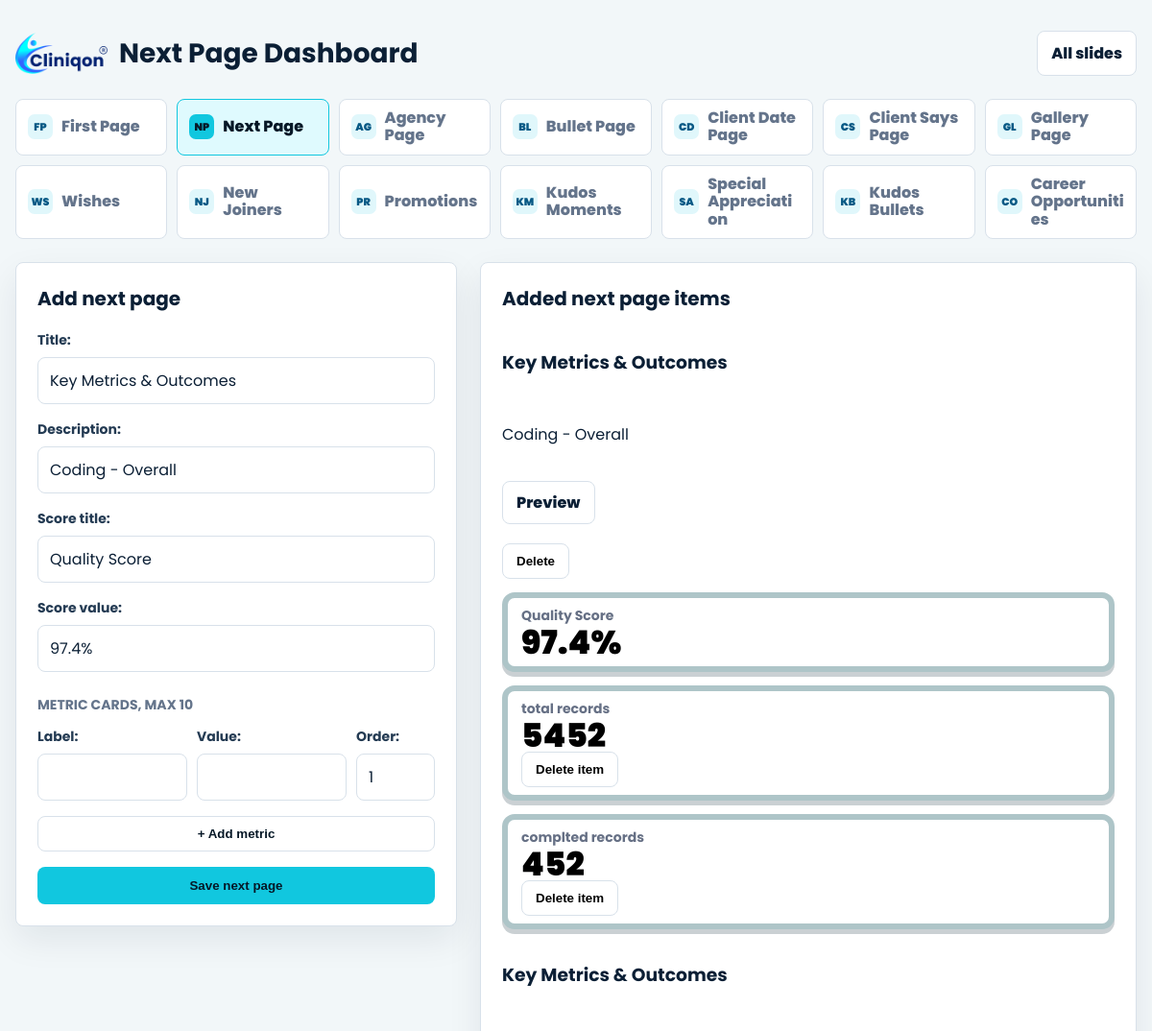
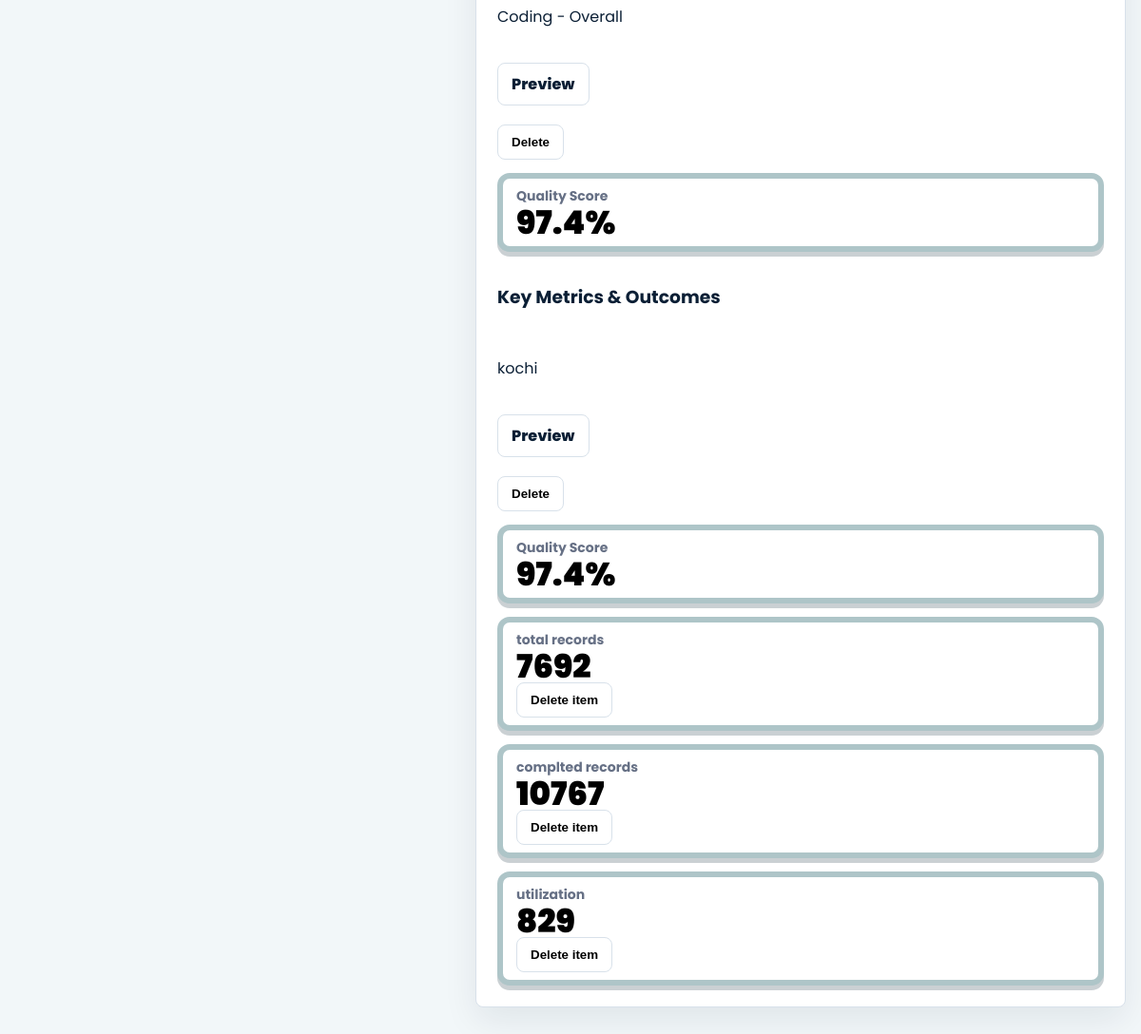
The page /next-page/ on the database its author committed (2 pictures, top to bottom).
### decks/models.py (models this page shows, shortened)
class NextPage(models.Model):
    title = models.CharField(max_length=200, default="Key Metrics & Outcomes")
    description = models.CharField(max_length=200, default="Coding - Overall")
    score_title = models.CharField(max_length=100, default="Quality Score")
    score_value = models.CharField(max_length=30, default="97.4%")
    created_at = models.DateTimeField(auto_now_add=True)
    class Meta:
        ordering = ["-created_at"]
        verbose_name = "next page"
        verbose_name_plural = "next pages"

class NextPageCard(models.Model):
    page = models.ForeignKey(NextPage, related_name="cards", on_delete=models.CASCADE)
    label = models.CharField(max_length=100)
    value = models.CharField(max_length=30)
    order = models.PositiveSmallIntegerField(default=1)
    class Meta:
        ordering = ["order"]
        verbose_name = "next page card"
        verbose_name_plural = "next page cards"

### decks/views.py (the view)
# urls.py: path("next-page/", views.next_page_dashboard, name="next_page_dashboard"),
def next_page_dashboard(request):
    page = None
    if request.method == "POST":
        form = NextPageForm(request.POST)
        formset = NextPageCardFormSet(request.POST)
        if form.is_valid():
            page = form.save()
            formset = NextPageCardFormSet(request.POST, instance=page)
            if formset.is_valid():
                formset.save()
                return redirect("next_page_dashboard")
    else:
        form = NextPageForm()
        formset = NextPageCardFormSet()
    next_pages = NextPage.objects.prefetch_related("cards").all()
    return render(
        request,
        "decks/next_page_dashboard.html",
        {
            "form": form,
            "formset": formset,
            "next_pages": next_pages,
            "active_menu": "next",
        },
    )

### decks/forms.py
class NextPageForm(forms.ModelForm):
    class Meta:
        model = NextPage
        fields = ["title", "description", "score_title", "score_value"]

### decks/templates/decks/next_page_dashboard.html (shortened to what this page needs)
{% load static %}
<!DOCTYPE html>
<html lang="en">
<head>
</head>
<body>
    <main class="shell">
        {% include "decks/includes/dashboard_menu.html" with dashboard_title="Next Page Dashboard" %}
        <div class="layout">
            <section class="panel">
                <h2 class="form-title">Add next page</h2>
                <form method="post">
                    {% for field in form %}
                        <div class="field">
                            {{ field.label_tag }}
                            {{ field }}
                        </div>
                    {% endfor %}
                    <h3 class="cards-heading">Metric cards, max 10</h3>
                    <div id="metric-formset">
                        {% for card_form in formset %}
                            <div class="card-row{% if not card_form.instance.pk and not forloop.first %} is-hidden{% endif %}">
                                <div class="card-grid">
                                    <div>
                                        {{ card_form.label.label_tag }}
                                        {{ card_form.label }}
                                    </div>
                                    <div>
                                        {{ card_form.value.label_tag }}
                                        {{ card_form.value }}
                                    </div>
                                    <div>
                                        {{ card_form.order.label_tag }}
                                        {{ card_form.order }}
                                    </div>
                                </div>
                            </div>
                        {% endfor %}
                    </div>
                    <button class="add-button" type="button" id="add-metric">+ Add metric</button>
                    <button class="submit" type="submit">Save next page</button>
                </form>
            </section>
            <section class="panel">
                <h2 class="preview-title">Added next page items</h2>
                <div class="metric-preview">
                    {% for page in next_pages %}
                        <h3>{{ page.title }}</h3>
                        <p>{{ page.description }}</p>
                        <p><a class="view-link" href="{% url 'next_page_view_detail' page.id %}">Preview</a></p>
                        <form method="post" action="{% url 'delete_page_item' 'next' page.id %}" onsubmit="return confirm('Delete this saved slide?');">
                            <button class="view-link" type="submit">Delete</button>
                        </form>
                        <div class="metric-card">
                            <p>{{ page.score_title }}</p>
                            <strong>{{ page.score_value }}</strong>
                        </div>
                        {% for card in page.cards.all %}
                            <div class="metric-card">
                                <p>{{ card.label }}</p>
                                <strong>{{ card.value }}</strong>
                                <form method="post" action="{% url 'delete_child_item' 'next-card' card.id %}" onsubmit="return confirm('Delete this metric?');">
                                    <button class="view-link" type="submit">Delete item</button>
                                </form>
                            </div>
                        {% endfor %}
                    {% empty %}
                        <p class="empty">No next page items added yet.</p>
                    {% endfor %}
                </div>
            </section>
        </div>
    </main>
</body>
</html>

### decks/templates/decks/next_page_dashboard.html (style rules this page uses)
:root { --ink: #0b1f35; --muted: #64748b; --line: #d8e1ea; --accent: #11c7df; --panel: #ffffff; --wash: #f2f7f9; }
* { box-sizing: border-box; }
body { margin: 0; min-height: 100vh; color: var(--ink); background: var(--wash); font-family: "Poppins", Arial, Helvetica, sans-serif; }
a { color: inherit; }
.shell { width: min(1180px, calc(100% - 32px)); margin: 0 auto; padding: 32px 0; }
.view-link, .menu a, .add-button { border: 1px solid var(--line); border-radius: 8px; padding: 10px 14px; text-decoration: none; background: #fff; font-weight: 800; }
.layout { display: grid; grid-template-columns: 460px 1fr; gap: 24px; align-items: start; }
.panel { border: 1px solid var(--line); border-radius: 8px; background: var(--panel); padding: 22px; box-shadow: 0 14px 36px rgba(11, 31, 53, 0.08); }
.form-title, .preview-title { margin: 0 0 18px; font-size: 20px; }
.field, .card-row { margin-bottom: 16px; }
label { display: block; margin-bottom: 7px; color: #243b53; font-size: 14px; font-weight: 700; }
input { width: 100%; border: 1px solid var(--line); border-radius: 8px; padding: 11px 12px; color: var(--ink); background: #fff; font: inherit; }
.cards-heading { margin: 24px 0 12px; color: var(--muted); font-size: 14px; text-transform: uppercase; }
.card-grid { display: grid; grid-template-columns: 1fr 1fr 82px; gap: 10px; }
.submit { width: 100%; border: 0; border-radius: 8px; padding: 12px 14px; color: #061827; background: var(--accent); font-weight: 800; cursor: pointer; }
.add-button { width: 100%; margin-bottom: 16px; color: #061827; cursor: pointer; }
.metric-preview { display: grid; gap: 14px; }
.metric-card { border: 6px solid #aec5c8; border-radius: 13px; padding: 8px 14px; background: #fff; box-shadow: 0 5px 0 rgba(15, 43, 56, 0.22); }
.metric-card p { margin: 0; color: #667085; font-size: 14px; font-weight: 700; }
.metric-card strong { display: block; color: #000; font-size: 34px; line-height: 1; font-weight: 900; }

### rows shown on the page
NextPage: title "Key Metrics & Outcomes", description "Coding - Overall", score_title "Quality Score", score_value "97.4%"
NextPageCard: label "total records", value "5452"
NextPageCard: label "complted records", value "452"
NextPage: title "Key Metrics & Outcomes", description "Coding - Overall", score_title "Quality Score", score_value "97.4%"
NextPage: title "Key Metrics & Outcomes", description "kochi", score_title "Quality Score", score_value "97.4%"
NextPageCard: label "total records", value "7692"
NextPageCard: label "complted records", value "10767"
NextPageCard: label "utilization", value "829"

### other values the page prints
{{ dashboard_title }} "Next Page Dashboard"
{{ field.label_tag }} "Title:" "Description:" "Score title:" "Score value:"
{{ card_form.label.label_tag }} "Label:"
{{ card_form.value.label_tag }} "Value:"
{{ card_form.order.label_tag }} "Order:"
